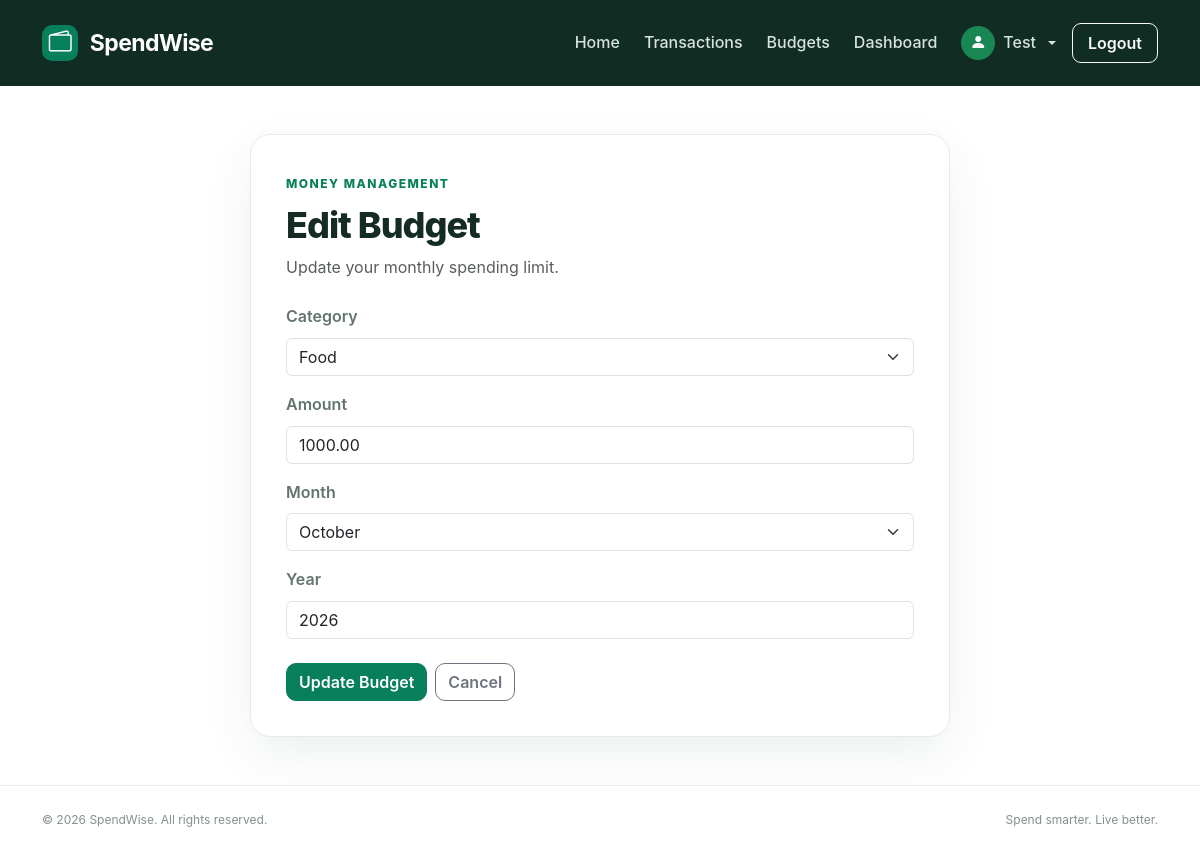
The app's page /budgets/3/edit/ (signed in) with its own data.
### budgets/models.py (models this page shows, shortened)
class Budget(models.Model):
    CATEGORY_CHOICES = [
        ('food', 'Food'),
        ('transport', 'Transport'),
        ('shopping', 'Shopping'),
        ('bills', 'Bills & Utilities'),
        ('health', 'Health'),
        ('education', 'Education'),
        ('entertainment', 'Entertainment'),
        ('grocery','Grocery'),
        ('other', 'Other'),
    ]
    MONTH_CHOICES = [
        (1, 'January'),
        (2, 'February'),
        (3, 'March'),
        (4, 'April'),
        (5, 'May'),
        (6, 'June'),
        (7, 'July'),
        (8, 'August'),
        (9, 'September'),
        (10, 'October'),
        (11, 'November'),
        (12, 'December'),
    ]
    user = models.ForeignKey(
        settings.AUTH_USER_MODEL,
        on_delete=models.CASCADE,
        related_name='budgets'
    )
    category = models.CharField(
        max_length=20,
        choices=CATEGORY_CHOICES
    )
    amount = models.DecimalField(
        max_digits=12,
        decimal_places=2,
        validators=[MinValueValidator(0.01)]
    )
    month = models.PositiveSmallIntegerField(
        choices=MONTH_CHOICES
    )
    year = models.PositiveSmallIntegerField()
    created_at = models.DateTimeField(auto_now_add=True)
    updated_at = models.DateTimeField(auto_now=True)
    class Meta:
        constraints = [
            models.UniqueConstraint(
                fields=['user', 'category', 'month', 'year'],
                name='unique_user_category_month_year_budget'
            )
        ]
        ordering = ['-year', '-month', 'category']

### budgets/views.py (the view)
# urls.py: path('<int:pk>/edit/', views.edit_budget, name='edit_budget'),
@login_required
def edit_budget(request, pk):
    budget = get_object_or_404(Budget, pk=pk, user=request.user)
    if request.method == 'POST':
        form = BudgetForm(request.POST, instance=budget)
        if form.is_valid():
            try:
                with transaction.atomic():
                    form.save()
                messages.success(request, 'Budget updated successfully.')
                return redirect('budget_list')
            except IntegrityError:
                form.add_error(
                    None,
                    'A budget for this category and month already exists.'
                )
    else:
        form = BudgetForm(instance=budget)
    return render(
        request,
        'budgets/edit_budget.html',
        {'form': form, 'budget': budget}
    )

### budgets/forms.py (shortened to what this page needs)
class BudgetForm(forms.ModelForm):
    class Meta:
        model = Budget
        fields = ['category', 'amount', 'month', 'year']
        widgets = {
            'category': forms.Select(attrs={
                'class': 'form-select',
            }),
            'amount': forms.NumberInput(attrs={
                'class': 'form-control',
                'placeholder': 'Enter your budget amount',
                'min': '0.01',
                'step': '0.01',
            }),
            'month': forms.Select(attrs={
                'class': 'form-select',
            }),
            'year': forms.NumberInput(attrs={
                'class': 'form-control',
                'min': '2020',
                'max': '2100',
            }),
        }

### templates/budgets/edit_budget.html (shortened to what this page needs)
{% extends 'base.html' %}
{% block content %}
<section class="container py-5">
    <div class="transaction-form-card">
        <span class="section-label">MONEY MANAGEMENT</span>
        <h1 class="mt-2 mb-2">Edit Budget</h1>
        <p class="text-muted mb-4">
            Update your monthly spending limit.
        </p>
        <form method="post">
            {% for field in form %}
                <div class="mb-3">
                    <label for="{{ field.id_for_label }}"
                           class="form-label fw-semibold">
                        {{ field.label }}
                    </label>
                    {{ field }}
                </div>
            {% endfor %}
            <div class="d-flex gap-2 mt-4">
                <button type="submit" class="btn btn-primary">
                    Update Budget
                </button>
                <a href="{% url 'budget_list' %}"
                   class="btn btn-outline-secondary">
                    Cancel
                </a>
            </div>
        </form>
    </div>
</section>
{% endblock %}

### templates/base.html (shortened to what this page needs)
<!DOCTYPE html>
<html lang="en">
<head>
    {% load static %}
    <link href="https://cdn.jsdelivr.net/npm/bootstrap@5.3.3/dist/css/bootstrap.min.css" rel="stylesheet">
    <link href="https://cdn.jsdelivr.net/npm/bootstrap-icons@1.11.3/font/bootstrap-icons.css" rel="stylesheet">
    <link rel="stylesheet" href="{% static 'css/style.css' %}">
</head>
<body>
    <nav class="navbar navbar-expand-lg navbar-dark sw-navbar">
        <div class="container">
            <a class="navbar-brand fw-bold" href="{% url 'home' %}">
                <span class="brand-icon">
                    <i class="bi bi-wallet2"></i>
                </span>
                SpendWise
            </a>
            <div class="collapse navbar-collapse" id="mainNavbar">
                <ul class="navbar-nav ms-auto align-items-lg-center gap-lg-2">
                    <li class="nav-item">
                        <a class="nav-link" href="{% url 'home' %}">Home</a>
                    </li>
                    <li class="nav-item">
                        <a class="nav-link" href="{% url 'transaction_list' %}">
                            Transactions
                        </a>
                    </li>
                        {% if user.is_authenticated %}
                            <li class="nav-item">
                                <a class="nav-link" href="{% url 'budget_list' %}">
                                    Budgets
                                </a>
                            </li>
                            <li class="nav-item">
                                <a class="nav-link" href="{% url 'home' %}#">
                                    Dashboard
                                </a>
                            </li>
                            <li class="nav-item dropdown">
                                <a class="nav-link dropdown-toggle d-flex align-items-center gap-2"
                                href="#"
                                id="profileDropdown"
                                role="button"
                                data-bs-toggle="dropdown"
                                aria-expanded="false">
                                    <span class="rounded-circle bg-success d-inline-flex
                                                align-items-center justify-content-center"
                                        style="width: 34px; height: 34px;">
                                        <i class="bi bi-person-fill text-white"></i>
                                    </span>
                                    <span>{{ user.username }}</span>
                                </a>
                            </li>
                            <li class="nav-item">
                                <form method="post" action="{% url 'logout' %}">
                                    <button class="btn btn-outline-light nav-logout"
                                            type="submit">
                                        Logout
                                    </button>
                                </form>
                            </li>
                        {% endif %}
                </ul>
            </div>
        </div>
    </nav>
    <main>
        {% block content %}{% endblock %}
    </main>
    <footer class="sw-footer">
        <div class="container d-flex flex-column flex-md-row
                    justify-content-between align-items-center gap-2">
            <p class="mb-0">
                © {% now "Y" %} SpendWise. All rights reserved.
            </p>
            <p class="mb-0">Spend smarter. Live better.</p>
        </div>
    </footer>
</body>
</html>

### static/css/style.css (style rules this page uses)
:root { --sw-primary: #087f5b; --sw-primary-dark: #066749; --sw-primary-light: #e8f6ef; --sw-heading: #152b25; --sw-text: #64746d; --sw-background: #f7faf8; --sw-border: #e5ece8; --sw-white: #ffffff; }
* { box-sizing: border-box; }
body { margin: 0; background: var(--sw-white); color: var(--sw-text); font-family: "Inter", "Segoe UI", Arial, sans-serif; line-height: 1.6; }
a { text-decoration: none; }
h1, h2, h3, h4, h5, h6 { color: var(--sw-heading); font-weight: 700; }
p { color: var(--sw-text); }
main { min-height: 70vh; }
.btn { border-radius: 10px; font-weight: 600; transition: all 0.2s ease; }
.btn-primary { background: var(--sw-primary); border-color: var(--sw-primary); }
.sw-navbar { background: #102c23; padding: 17px 0; }
.navbar-brand { color: var(--sw-white); font-size: 23px; letter-spacing: -0.6px; }
.brand-icon { display: inline-flex; align-items: center; justify-content: center; width: 36px; height: 36px; margin-right: 7px; border-radius: 10px; background: var(--sw-primary); color: white; }
.sw-navbar .nav-link { padding: 9px 14px; color: #d7e4dd; font-weight: 500; }
.nav-logout { border-radius: 9px; padding: 7px 15px; }
.section-label { color: var(--sw-primary); font-size: 12px; font-weight: 800; letter-spacing: 1.5px; }
.sw-footer { padding: 24px 0; border-top: 1px solid #e9efeb; background: white; }
.sw-footer p { color: #849188; font-size: 12px; }
.transaction-form-card { max-width: 700px; margin: 0 auto; padding: 35px; border: 1px solid var(--sw-border); border-radius: 20px; background: white; box-shadow: 0 18px 50px rgba(21, 54, 39, 0.07); }
.transaction-form-card h1, .transaction-list-section h1 { font-size: clamp(28px, 4vw, 36px); font-weight: 800; letter-spacing: -1px; }

### records on screen
Budget: form "Food" "1000.00" "October" "2026"

### other values on screen
{{ user.username }} "Test"
{{ field.label }} "Category" "Amount" "Month" "Year"
